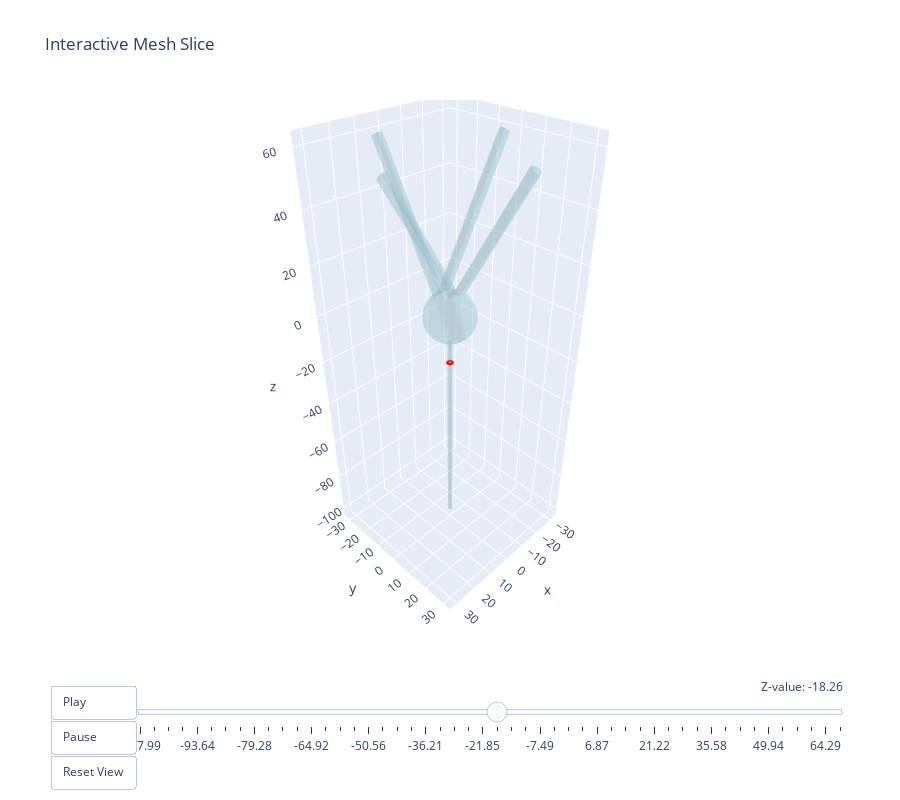

Source (notebook cell):
### Markdown cell above
## Interactive Cross-Sections

### Code cell
neuron.visualize_mesh_slice_interactive()

### Figure 1 — Plotly figure (JSON) as saved in the notebook; plotly's stock layout.template omitted (floating-point values rounded to 4 significant figures; data arrays with more than 128 entries replaced by an {"elided": "..."} marker saying what was removed)
{"data": [{"color": "lightblue", "i": {"elided": "636 int values"}, "j": {"elided": "636 int values"}, "k": {"elided": "636 int values"}, "name": "Mesh", "opacity": 0.3, "type": "mesh3d", "x": {"elided": "320 float values"}, "y": {"elided": "320 float values"}, "z": {"elided": "320 float values"}}, {"line": {"color": "red", "width": 5}, "mode": "lines", "name": "Slice at z=-20.06", "type": "scatter3d", "x": [-1.837e-16, 0.05655, 0.5, 0.5415, 0.8467, 0.866, 0.8812, 1, 0.9848, 0.866, 0.8467, 0.8053, 0.5, 0.4433, 6.123e-17, -0.05655, -0.5, -0.5415, -0.8467, -0.866, -0.8812, -1, -0.9848, -0.866, -0.8467, -0.8053, -0.5, -0.4433, -1.837e-16, null], "y": [-1, -0.9848, -0.866, -0.8245, -0.5193, -0.5, -0.4433, 0, 0.05678, 0.5, 0.5193, 0.5608, 0.866, 0.8812, 1, 0.9848, 0.866, 0.8245, 0.5193, 0.5, 0.4433, 1.225e-16, -0.05678, -0.5, -0.5193, -0.5608, -0.866, -0.8812, -1, null], "z": [-20.06, -20.06, -20.06, -20.06, -20.06, -20.06, -20.06, -20.06, -20.06, -20.06, -20.06, -20.06, -20.06, -20.06, -20.06, -20.06, -20.06, -20.06, -20.06, -20.06, -20.06, -20.06, -20.06, -20.06, -20.06, -20.06, -20.06, -20.06, -20.06, null]}], "layout": {"height": 800, "margin": {"b": 100, "l": 50, "r": 50, "t": 100}, "scene": {"aspectmode": "data", "camera": {"eye": {"x": 1.5, "y": 1.5, "z": 1.5}}}, "sliders": [{"active": 25, "currentvalue": {"prefix": "Z-value: ", "visible": true, "xanchor": "right"}, "len": 0.9, "pad": {"b": 10, "t": 50}, "steps": [{"args": [["frame_0"], {"frame": {"duration": 0, "redraw": true}, "mode": "immediate"}], "label": "-107.99", "method": "animate"}, {"args": [["frame_1"], {"frame": {"duration": 0, "redraw": true}, "mode": "immediate"}], "label": "-104.41", "method": "animate"}, {"args": [["frame_2"], {"frame": {"duration": 0, "redraw": true}, "mode": "immediate"}], "label": "-100.82", "method": "animate"}, {"args": [["frame_3"], {"frame": {"duration": 0, "redraw": true}, "mode": "immediate"}], "label": "-97.23", "method": "animate"}, {"args": [["frame_4"], {"frame": {"duration": 0, "redraw": true}, "mode": "immediate"}], "label": "-93.64", "method": "animate"}, {"args": [["frame_5"], {"frame": {"duration": 0, "redraw": true}, "mode": "immediate"}], "label": "-90.05", "method": "animate"}, {"args": [["frame_6"], {"frame": {"duration": 0, "redraw": true}, "mode": "immediate"}], "label": "-86.46", "method": "animate"}, {"args": [["frame_7"], {"frame": {"duration": 0, "redraw": true}, "mode": "immediate"}], "label": "-82.87", "method": "animate"}, {"args": [["frame_8"], {"frame": {"duration": 0, "redraw": true}, "mode": "immediate"}], "label": "-79.28", "method": "animate"}, {"args": [["frame_9"], {"frame": {"duration": 0, "redraw": true}, "mode": "immediate"}], "label": "-75.69", "method": "animate"}, {"args": [["frame_10"], {"frame": {"duration": 0, "redraw": true}, "mode": "immediate"}], "label": "-72.10", "method": "animate"}, {"args": [["frame_11"], {"frame": {"duration": 0, "redraw": true}, "mode": "immediate"}], "label": "-68.51", "method": "animate"}, {"args": [["frame_12"], {"frame": {"duration": 0, "redraw": true}, "mode": "immediate"}], "label": "-64.92", "method": "animate"}, {"args": [["frame_13"], {"frame": {"duration": 0, "redraw": true}, "mode": "immediate"}], "label": "-61.33", "method": "animate"}, {"args": [["frame_14"], {"frame": {"duration": 0, "redraw": true}, "mode": "immediate"}], "label": "-57.74", "method": "animate"}, {"args": [["frame_15"], {"frame": {"duration": 0, "redraw": true}, "mode": "immediate"}], "label": "-54.15", "method": "animate"}, {"args": [["frame_16"], {"frame": {"duration": 0, "redraw": true}, "mode": "immediate"}], "label": "-50.56", "method": "animate"}, {"args": [["frame_17"], {"frame": {"duration": 0, "redraw": true}, "mode": "immediate"}], "label": "-46.98", "method": "animate"}, {"args": [["frame_18"], {"frame": {"duration": 0, "redraw": true}, "mode": "immediate"}], "label": "-43.39", "method": "animate"}, {"args": [["frame_19"], {"frame": {"duration": 0, "redraw": true}, "mode": "immediate"}], "label": "-39.80", "method": "animate"}, {"args": [["frame_20"], {"frame": {"duration": 0, "redraw": true}, "mode": "immediate"}], "label": "-36.21", "method": "animate"}, {"args": [["frame_21"], {"frame": {"duration": 0, "redraw": true}, "mode": "immediate"}], "label": "-32.62", "method": "animate"}, {"args": [["frame_22"], {"frame": {"duration": 0, "redraw": true}, "mode": "immediate"}], "label": "-29.03", "method": "animate"}, {"args": [["frame_23"], {"frame": {"duration": 0, "redraw": true}, "mode": "immediate"}], "label": "-25.44", "method": "animate"}, {"args": [["frame_24"], {"frame": {"duration": 0, "redraw": true}, "mode": "immediate"}], "label": "-21.85", "method": "animate"}, {"args": [["frame_25"], {"frame": {"duration": 0, "redraw": true}, "mode": "immediate"}], "label": "-18.26", "method": "animate"}, {"args": [["frame_26"], {"frame": {"duration": 0, "redraw": true}, "mode": "immediate"}], "label": "-14.67", "method": "animate"}, {"args": [["frame_27"], {"frame": {"duration": 0, "redraw": true}, "mode": "immediate"}], "label": "-11.08", "method": "animate"}, {"args": [["frame_28"], {"frame": {"duration": 0, "redraw": true}, "mode": "immediate"}], "label": "-7.49", "method": "animate"}, {"args": [["frame_29"], {"frame": {"duration": 0, "redraw": true}, "mode": "immediate"}], "label": "-3.90", "method": "animate"}, {"args": [["frame_30"], {"frame": {"duration": 0, "redraw": true}, "mode": "immediate"}], "label": "-0.31", "method": "animate"}, {"args": [["frame_31"], {"frame": {"duration": 0, "redraw": true}, "mode": "immediate"}], "label": "3.28", "method": "animate"}, {"args": [["frame_32"], {"frame": {"duration": 0, "redraw": true}, "mode": "immediate"}], "label": "6.87", "method": "animate"}, {"args": [["frame_33"], {"frame": {"duration": 0, "redraw": true}, "mode": "immediate"}], "label": "10.45", "method": "animate"}, {"args": [["frame_34"], {"frame": {"duration": 0, "redraw": true}, "mode": "immediate"}], "label": "14.04", "method": "animate"}, {"args": [["frame_35"], {"frame": {"duration": 0, "redraw": true}, "mode": "immediate"}], "label": "17.63", "method": "animate"}, {"args": [["frame_36"], {"frame": {"duration": 0, "redraw": true}, "mode": "immediate"}], "label": "21.22", "method": "animate"}, {"args": [["frame_37"], {"frame": {"duration": 0, "redraw": true}, "mode": "immediate"}], "label": "24.81", "method": "animate"}, {"args": [["frame_38"], {"frame": {"duration": 0, "redraw": true}, "mode": "immediate"}], "label": "28.40", "method": "animate"}, {"args": [["frame_39"], {"frame": {"duration": 0, "redraw": true}, "mode": "immediate"}], "label": "31.99", "method": "animate"}, {"args": [["frame_40"], {"frame": {"duration": 0, "redraw": true}, "mode": "immediate"}], "label": "35.58", "method": "animate"}, {"args": [["frame_41"], {"frame": {"duration": 0, "redraw": true}, "mode": "immediate"}], "label": "39.17", "method": "animate"}, {"args": [["frame_42"], {"frame": {"duration": 0, "redraw": true}, "mode": "immediate"}], "label": "42.76", "method": "animate"}, {"args": [["frame_43"], {"frame": {"duration": 0, "redraw": true}, "mode": "immediate"}], "label": "46.35", "method": "animate"}, {"args": [["frame_44"], {"frame": {"duration": 0, "redraw": true}, "mode": "immediate"}], "label": "49.94", "method": "animate"}, {"args": [["frame_45"], {"frame": {"duration": 0, "redraw": true}, "mode": "immediate"}], "label": "53.53", "method": "animate"}, {"args": [["frame_46"], {"frame": {"duration": 0, "redraw": true}, "mode": "immediate"}], "label": "57.12", "method": "animate"}, {"args": [["frame_47"], {"frame": {"duration": 0, "redraw": true}, "mode": "immediate"}], "label": "60.71", "method": "animate"}, {"args": [["frame_48"], {"frame": {"duration": 0, "redraw": true}, "mode": "immediate"}], "label": "64.29", "method": "animate"}, {"args": [["frame_49"], {"frame": {"duration": 0, "redraw": true}, "mode": "immediate"}], "label": "67.88", "method": "animate"}], "x": 0.1, "y": 0}], "title": {"text": "Interactive Mesh Slice"}, "updatemenus": [{"buttons": [{"args": [null, {"frame": {"duration": 200, "redraw": true}, "fromcurrent": true}], "label": "Play", "method": "animate"}, {"args": [[null], {"frame": {"duration": 0, "redraw": false}, "mode": "immediate"}], "label": "Pause", "method": "animate"}, {"args": [{"scene.camera.eye": {"x": 1.5, "y": 1.5, "z": 1.5}}], "label": "Reset View", "method": "relayout"}], "pad": {"r": 10, "t": 60}, "showactive": false, "type": "buttons", "x": 0, "xanchor": "left", "y": 0, "yanchor": "top"}]}}
